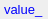
<ui version="4.0" >
 <class>ChannelInfoWidget</class>
 <widget class="QWidget" name="ChannelInfoWidget" >
  <property name="geometry" >
   <rect>
    <x>0</x>
    <y>0</y>
    <width>38</width>
    <height>18</height>
   </rect>
  </property>
  <property name="sizePolicy" >
   <sizepolicy vsizetype="Fixed" hsizetype="Fixed" >
    <horstretch>0</horstretch>
    <verstretch>0</verstretch>
   </sizepolicy>
  </property>
  <property name="windowTitle" >
   <string>ChannelInfoWidget</string>
  </property>
  <property name="toolTip" >
   <string>Channel connections</string>
  </property>
  <layout class="QHBoxLayout" >
   <property name="leftMargin" >
    <number>4</number>
   </property>
   <property name="topMargin" >
    <number>2</number>
   </property>
   <property name="rightMargin" >
    <number>4</number>
   </property>
   <property name="bottomMargin" >
    <number>2</number>
   </property>
   <item>
    <widget class="QLabel" name="value_" >
     <property name="sizePolicy" >
      <sizepolicy vsizetype="Fixed" hsizetype="Preferred" >
       <horstretch>0</horstretch>
       <verstretch>0</verstretch>
      </sizepolicy>
     </property>
     <property name="palette" >
      <palette>
       <active>
        <colorrole role="WindowText" >
         <brush brushstyle="SolidPattern" >
          <color alpha="255" >
           <red>0</red>
           <green>0</green>
           <blue>255</blue>
          </color>
         </brush>
        </colorrole>
       </active>
       <inactive>
        <colorrole role="WindowText" >
         <brush brushstyle="SolidPattern" >
          <color alpha="255" >
           <red>0</red>
           <green>0</green>
           <blue>255</blue>
          </color>
         </brush>
        </colorrole>
       </inactive>
       <disabled>
        <colorrole role="WindowText" >
         <brush brushstyle="SolidPattern" >
          <color alpha="255" >
           <red>127</red>
           <green>127</green>
           <blue>127</blue>
          </color>
         </brush>
        </colorrole>
       </disabled>
      </palette>
     </property>
     <property name="font" >
      <font>
       <family>Lucida Grande</family>
       <pointsize>10</pointsize>
       <weight>50</weight>
       <italic>false</italic>
       <bold>false</bold>
       <underline>false</underline>
       <strikeout>false</strikeout>
      </font>
     </property>
     <property name="text" >
      <string>value_</string>
     </property>
     <property name="textFormat" >
      <enum>Qt::PlainText</enum>
     </property>
     <property name="alignment" >
      <set>Qt::AlignLeading|Qt::AlignLeft|Qt::AlignVCenter</set>
     </property>
    </widget>
   </item>
  </layout>
 </widget>
 <resources/>
 <connections/>
</ui>
